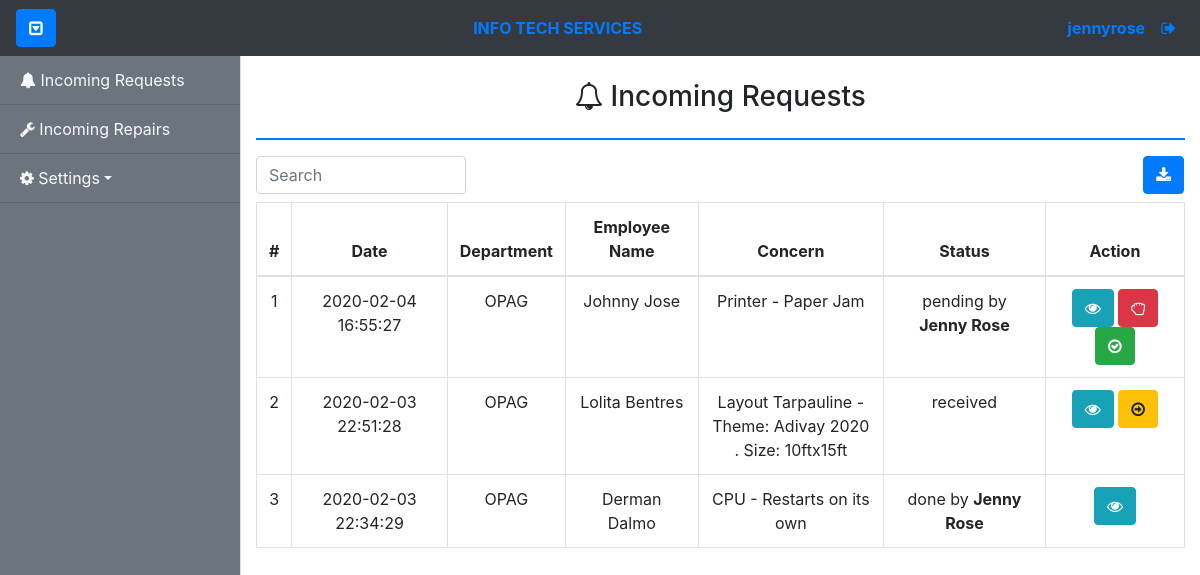
Before: /admin/incoming-requests.php (signed in) with the older database file.
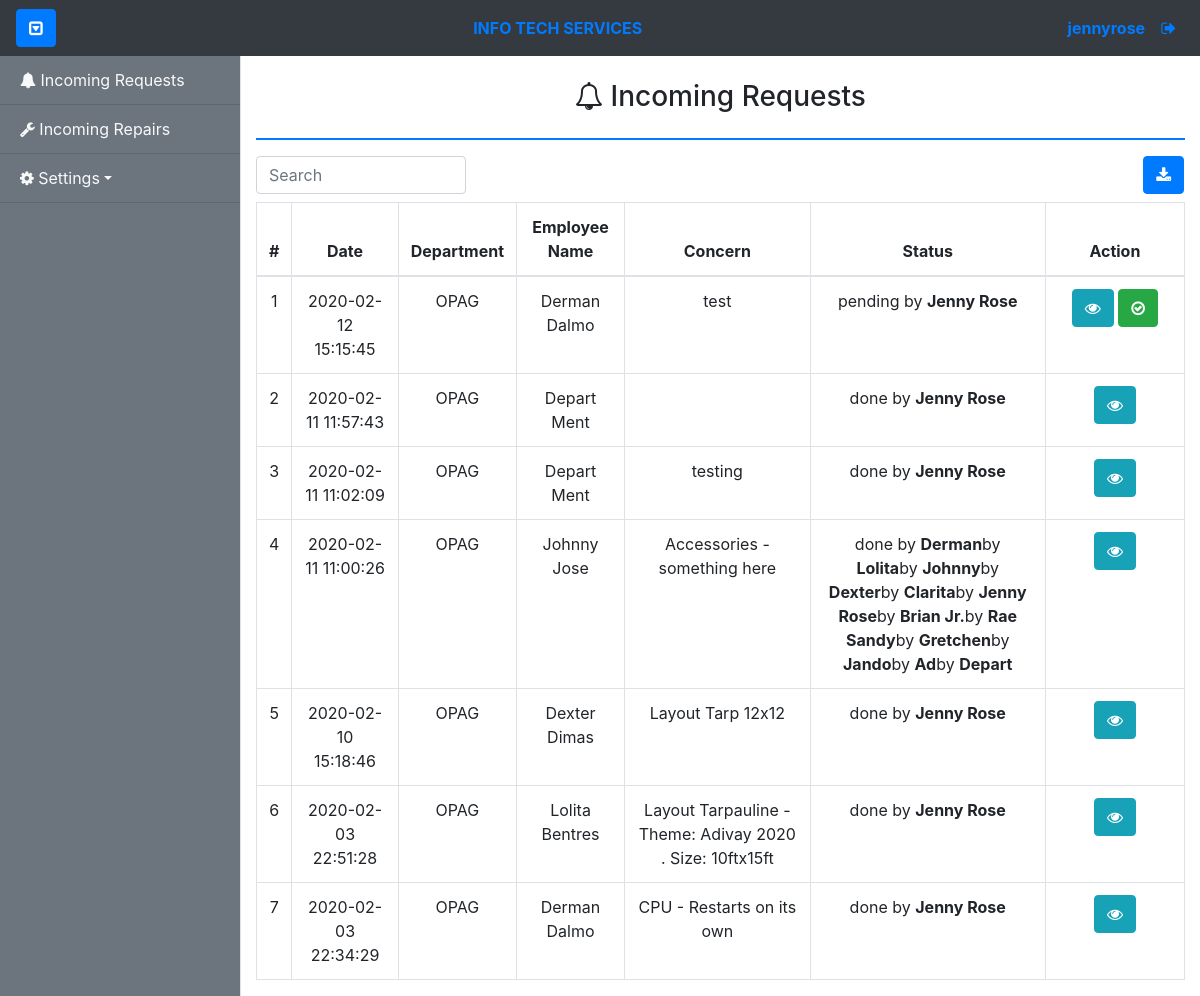
After: the same page with the newer database file.
### tables this page shows
CREATE TABLE `itservices_request_tbl` (
  `itsrequest_id` int(11) NOT NULL,
  `dept_id` int(11) DEFAULT NULL,
  `emp_id` int(11) DEFAULT NULL,
  `itsrequest_date` datetime NOT NULL,
  `concern` varchar(255) NOT NULL,
  `status` enum('post-repair inspected','pre-repair inspected','assessment pending','deployed','done','pending','received','assessed') NOT NULL DEFAULT 'received',
  `statusupdate_useraccount_id` int(255) DEFAULT NULL,
  `itsrequest_category` enum('hw','other') DEFAULT NULL,
  `hwcomponent_id` int(11) DEFAULT NULL,
  `hwcomponent_sub_id` int(11) NOT NULL,
  `itshw_category` enum('on-site','walk-in','pulled-out') DEFAULT NULL,
  `property_num` varchar(255) DEFAULT NULL,
  `solution` varchar(500) DEFAULT NULL,
  `received_date` datetime DEFAULT NULL
);

CREATE TABLE `department_tbl` (
  `dept_id` int(11) NOT NULL,
  `dept_code` varchar(255) NOT NULL,
  `dept_name` varchar(255) NOT NULL
);

CREATE TABLE `employee_tbl` (
  `emp_id` int(11) NOT NULL,
  `dept_id` int(11) DEFAULT NULL,
  `emp_idnum` int(255) NOT NULL,
  `emp_fname` varchar(255) NOT NULL,
  `emp_lname` varchar(255) NOT NULL,
  `emp_position` varchar(255) DEFAULT NULL
);

CREATE TABLE `hardwarecomponent_tbl` (
  `hwcomponent_id` int(11) NOT NULL,
  `hwcomponent_name` varchar(255) NOT NULL,
  `hwcomponent_type` enum('main','sub') DEFAULT NULL,
  `hwcomponent_category` int(10) DEFAULT NULL
);

### config/controllers/controller.php (called while the page is built, shortened)
<?php
class Controller
{
	public function getEmployee($emp_id = null)
	{
		global $con;
		if ($emp_id == null) {
			$qry = "SELECT * FROM employee_tbl INNER JOIN department_tbl ON employee_tbl.dept_id=department_tbl.dept_id";
			if ($con->query($qry)) {
				$result = $con->query($qry);
				$users = array();
				while ($row = $result->fetch_assoc()) {
					$users[] = $row;
				}
				return $users;
			} else {
				return false;
			}
		} else {
			$qry = "SELECT * FROM employee_tbl INNER JOIN department_tbl ON employee_tbl.dept_id=department_tbl.dept_id WHERE emp_id = '" . $emp_id . "' ";
			if ($con->query($qry)) {
				$result1 = $con->query($qry);
				$users = array();
				while ($row = $result1->fetch_assoc()) {
					$users[] = $row;
				}
				return $users;
			} else {
				return false;
			}
		}
	}
	public function getHardwareComponents($hwcomponent_id = null)
	{
		global $con;
		if ($hwcomponent_id == null) {
			$qry = "SELECT * FROM hardwarecomponent_tbl";
			if ($con->query($qry)) {
				$result1 = $con->query($qry);
				$components = array();
				while ($row = $result1->fetch_assoc()) {
					$components[] = $row;
				}
				return $components;
			} else {
				return false;
			}
		} else {
			$qry = "SELECT * FROM hardwarecomponent_tbl WHERE hwcomponent_id = '" . $hwcomponent_id . "' ";
			if ($con->query($qry)) {
				$result1 = $con->query($qry);
				if ($result1->num_rows == 0) {
					return $result1->num_rows;
				}
				$components = array();
				return $components;
			} else {
				return false;
			}
		}
	}
	public function getUserAccount($useraccount_id = null)
	{
		global $con;
		if ($useraccount_id == null) {
			$qry = "SELECT * FROM useraccount_tbl LEFT JOIN employee_tbl ON useraccount_tbl.emp_id=employee_tbl.emp_id LEFT JOIN department_tbl ON useraccount_tbl.dept_id=department_tbl.dept_id";
			if ($con->query($qry)) {
				$result = $con->query($qry);
				if ($result->num_rows != 0) {
					$users = array();
					while ($row = $result->fetch_assoc()) {
						$users[] = $row;
					}
					return $users;
				} else {
					return $result->num_rows;
				}
			} else {
				return false;
			}
		} else {
			$qry = "SELECT * FROM useraccount_tbl LEFT JOIN employee_tbl ON useraccount_tbl.emp_id=employee_tbl.emp_id LEFT JOIN department_tbl ON useraccount_tbl.dept_id=department_tbl.dept_id WHERE useraccount_tbl.useraccount_id = '" . $useraccount_id . "' ";
			if ($con->query($qry)) {
				$result = $con->query($qry);
				if ($result->num_rows != 0) {
					$users = array();
					while ($row = $result->fetch_assoc()) {
						$users[] = $row;
					}
					return $users;
				} else {
					return $result->num_rows;
				}
			} else {
				return false;
			}
		}
	}
	public function getRequest($itsrequest_id = null)
	{
		global $con;
		if ($itsrequest_id == null) {
			$qry = "SELECT * FROM itservices_request_tbl INNER JOIN employee_tbl ON itservices_request_tbl.emp_id=employee_tbl.emp_id INNER JOIN department_tbl ON itservices_request_tbl.dept_id=department_tbl.dept_id LEFT JOIN hardwarecomponent_tbl ON itservices_request_tbl.hwcomponent_id=hardwarecomponent_tbl.hwcomponent_id  WHERE itshw_category is null OR itshw_category != 'pulled-out' AND itshw_category != 'walk-in' ORDER BY itsrequest_date DESC";
			if ($con->query($qry)) {
				$result = $con->query($qry);
				if ($result->num_rows != 0) {
					$requests = array();
					while ($row = $result->fetch_assoc()) {
						$requests[] = $row;
					}
					return $requests;
				} else {
					return $result->num_rows;
				}
			} else {
				return false;
			}
		}
	}
}

### tables/incomingrequest-tbl.php (the view)
<?php
if($requests == 0 || $requests == false){
?>
  <div class="alert alert-info text-center">
    <?php echo "No Incoming Request Queued!"; ?>
  </div>
<?php
}else{
?>
    <table class="table table-bordered text-center">
      <thead>
        <th>#</th>
        <th>Date</th>
        <th>Department</th>
        <th>Employee Name</th>
        <th>Concern</th>
        <th>Status</th>
        <th>Action</th>
      </thead>
      <tbody id="table_body">
        <?php
        $ctr = 1;
        foreach ($requests as $key => $value) {
          $component = $control->getHardwareComponents($value['hwcomponent_sub_id']);
        ?>
        <tr>
          	<td> <?=$ctr?> </td>
          	<td> <?=$value['itsrequest_date']?> </td>
            <td> <?=$value['dept_code']?> </td>
            <td> <?=$value['emp_fname']?> <?=$value['emp_lname']?> </td>
            <td style="width:20%">
              <?php
              if($value['itsrequest_category'] == 'hw'){
                if($component !== 0 ){
                  foreach ($component as $name) {
                    echo $value['hwcomponent_name'] . '(' . $name['hwcomponent_name'] . ')' . ' -' ;
                  }
                }else{
                  echo $value['hwcomponent_name'] . ' -' ;
                }
              }
              ?>
              <?=$value['concern']?>
            </td>
            <td> <?=$value['status']?>
              <?php
              if($value['statusupdate_useraccount_id'] != ""){
                $getUserAccount = $control->getUserAccount($value['statusupdate_useraccount_id']);
                foreach ($getUserAccount as $key => $userValue) {
                 $getTechRepEmployee = $control->getEmployee($userValue['emp_id']);
                }
                foreach($getTechRepEmployee as $val ){
                  echo 'by ' . '<b>' . $val['emp_fname'] . '</b>';
                }
              }
              ?>
            </td>
            <td style="width:15%">
                <button type="button" class="btn btn-info view" data-toggle="tooltip" title="View Details"  id="<?=$value['itsrequest_id']?>"><i class="fa fa-eye" aria-hidden="true"></i></button>
                <?php
                if($value['itsrequest_category'] == 'hw'){
                  if($value['itshw_category'] == 'on-site'){
                    if($value['status'] === 'received'){
                    ?>
                      <button type="button" class="btn btn-warning pending" data-toggle="tooltip" title="Go" id="<?=$value['itsrequest_id']?>" data-id="<?=$_SESSION['useraccount_id']?>"><i class="fa fa-arrow-circle-o-right" aria-hidden="true"></i></button>
                    <?php
                    }else if($value['status'] == 'pending' ){
                    ?>
                      <button type="button" class="btn btn-danger pullout" data-toggle="tooltip" title="Pullout" id="<?=$value['itsrequest_id']?>" data-id="<?=$_SESSION['useraccount_id']?>" hw-id="<?=$value['hwcomponent_id']?>" ><i class="fa fa-hand-rock-o" aria-hidden="true"></i></button>
                      <button type="button" class="btn btn-success done" data-toggle="tooltip" title="Done" id="<?=$value['itsrequest_id']?>" data-id="<?=$_SESSION['useraccount_id']?>"><i class="fa fa-check-circle-o" aria-hidden="true"></i></button>
                    <?php
                    }
                  }
                }else if($value['itsrequest_category'] == 'other'){
                  if($value['status'] === 'received'){
                  ?>
                  <button type="button" class="btn btn-warning pending" data-toggle="tooltip" title="Do" id="<?=$value['itsrequest_id']?>" data-id="<?=$_SESSION['useraccount_id']?>"><i class="fa fa-arrow-circle-o-right" aria-hidden="true"></i></button>
                  <?php
                  }else if($value['status'] == 'pending' ){
                  ?>
                    <button type="button" class="btn btn-success done" data-toggle="tooltip" title="Done" id="<?=$value['itsrequest_id']?>" data-id="<?=$_SESSION['useraccount_id']?>"><i class="fa fa-check-circle-o" aria-hidden="true"></i></button>
                  <?php
                  }
                }
                ?>
            </td>
        </tr>
        <?php
        $ctr+=1;
        }
        ?>
      </tbody>
    </table>
  </div>
</div>
<?php
}
?>

Changed rows visible on the page:
no longer on this page (row edited): itservices_request_tbl: itsrequest_date "2020-02-04 16:55:27", dept.dept_code "OPAG", emp.emp_fname "Johnny", emp.emp_lname "Jose", hwcomponent.hwcomponent_name "Printer", concern "Paper Jam", status "pending", employee_tbl (emp_fname "Jenny Rose")
added itservices_request_tbl: itsrequest_date "2020-02-12 15:15:45", dept.dept_code "OPAG", emp.emp_fname "Derman", emp.emp_lname "Dalmo", concern "test", status "pending", employee_tbl (emp_fname "Jenny Rose")
added itservices_request_tbl: itsrequest_date "2020-02-11 11:57:43", dept.dept_code "OPAG", emp.emp_fname "Depart", emp.emp_lname "Ment", status "done", employee_tbl (emp_fname "Jenny Rose")
added itservices_request_tbl: itsrequest_date "2020-02-11 11:02:09", dept.dept_code "OPAG", emp.emp_fname "Depart", emp.emp_lname "Ment", concern "testing", status "done", employee_tbl (emp_fname "Jenny Rose")
added itservices_request_tbl: itsrequest_date "2020-02-11 11:00:26", dept.dept_code "OPAG", emp.emp_fname "Johnny", emp.emp_lname "Jose", hwcomponent.hwcomponent_name "Accessories", concern "something here", status "done", employee_tbl (emp_fname "Jenny Rose")
now on this page (row unchanged): employee_tbl: emp_fname "Derman", shown under "2020-02-11 11:00:26"
now on this page (row unchanged): employee_tbl: emp_fname "Lolita", shown under "2020-02-11 11:00:26"
now on this page (row unchanged): employee_tbl: emp_fname "Johnny", shown under "2020-02-11 11:00:26"
now on this page (row unchanged): employee_tbl: emp_fname "Dexter", shown under "2020-02-11 11:00:26"
now on this page (row unchanged): employee_tbl: emp_fname "Clarita", shown under "2020-02-11 11:00:26"
now on this page (row edited): employee_tbl: emp_fname "Brian Jr.", shown under "2020-02-11 11:00:26"
now on this page (row edited): employee_tbl: emp_fname "Rae Sandy", shown under "2020-02-11 11:00:26"
now on this page (row edited): employee_tbl: emp_fname "Gretchen", shown under "2020-02-11 11:00:26"
added employee_tbl: emp_fname "Jando", shown under "2020-02-11 11:00:26"
added employee_tbl: emp_fname "Ad", shown under "2020-02-11 11:00:26"
added employee_tbl: emp_fname "Depart", shown under "2020-02-11 11:00:26"
added itservices_request_tbl: itsrequest_date "2020-02-10 15:18:46", dept.dept_code "OPAG", emp.emp_fname "Dexter", emp.emp_lname "Dimas", concern "Layout Tarp 12x12", status "done", employee_tbl (emp_fname "Jenny Rose")
changed itservices_request_tbl "Layout Tarpauline - Theme: Adivay 2020 . Size: 10ftx15ft": status "received" → "done"; gains employee_tbl (emp_fname "Jenny Rose")
